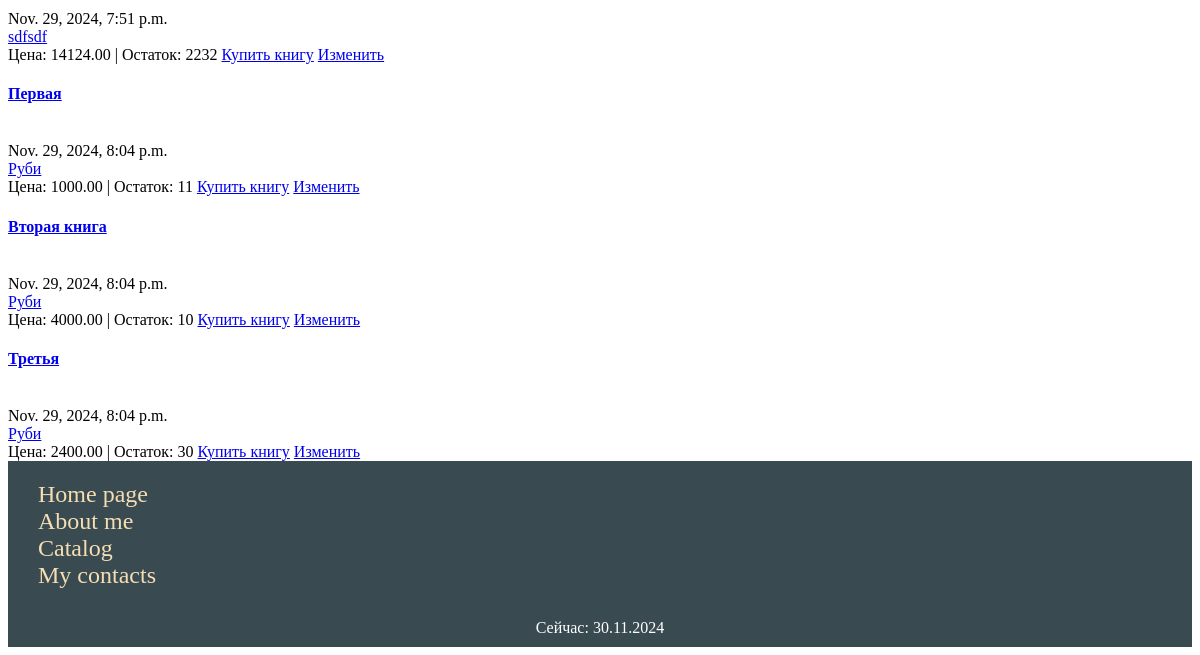
The page /books/ (lower part) on the database as committed earlier.
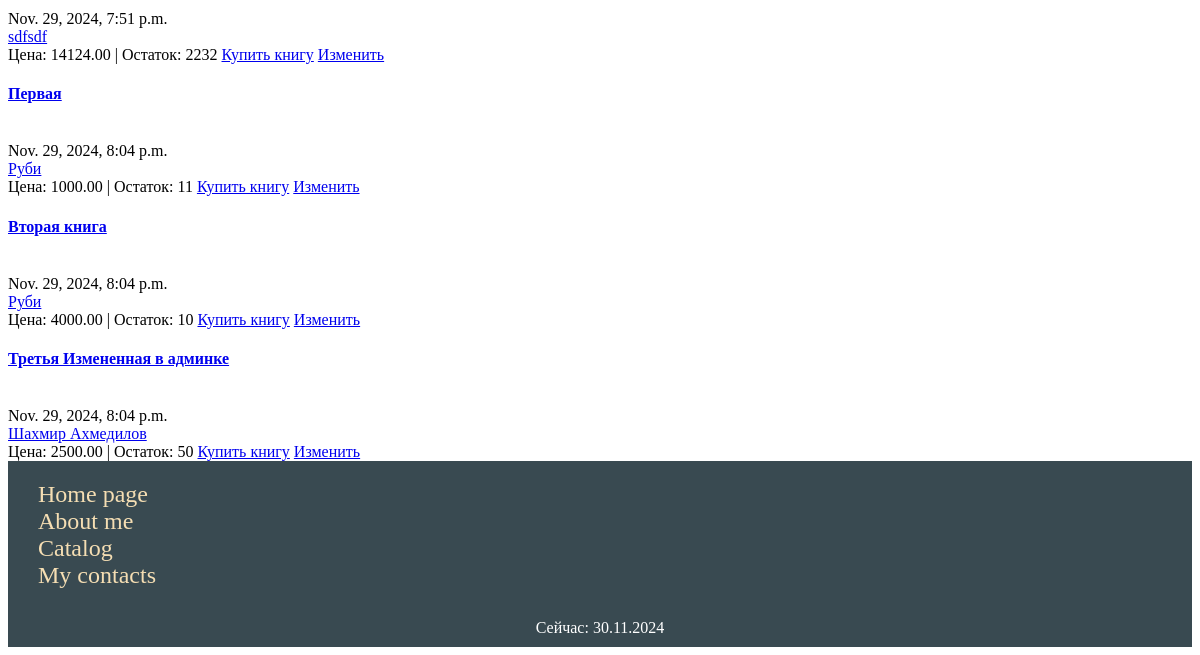
The same page on the database as committed later.
### block/models/book.py (models this page shows)
class Book(models.Model):
    title = models.CharField(max_length=150, validators=[MinLengthValidator(10)])
    author = models.CharField(max_length=100, validators=[MinLengthValidator(10)])
    published_date = models.DateTimeField(auto_now_add=True)
    price = models.DecimalField(max_digits=19, decimal_places=2)
    stock = models.IntegerField()

### block/views.py (the view)
# urls.py: path('books/', views.books),
def books(request, id=None):
    if id != None:
        books = Book.objects.filter(id=id)
        return render(request, 'Books/books.html', {'books': books, 'my_date': datetime.now()})
    else:
        books = Book.objects.all()
        return render(request, 'Books/books.html', {'books': books, 'my_date': datetime.now()})

### block/templates/Books/books.html (shortened to what this page needs)
{% extends "base.html" %}
{% block content %}
{% if books.count > 0 %}
<div class="book_blocks">
{% for form in books %}
    <div class="book_block">
        <h4 class="book_block_title"><a href="{{form.id}}">{{ form.title }}</a></h4><br>
        <span class="book_block_data">{{ form.published_date }}</span><br>
        <span class="book_block_text"><a href="{{form.author}}/author">{{ form.author }}</a></span><br>
        <span class="book_block_text">Цена: {{ form.price }}</span> <span class="book_span">|</span> <span class="book_block_text">Остаток: {{ form.stock }}</span>
        {% if books.count == 1 %}
        {% if form.stock > 0 %}
        <br><a href="sell/">Купить книгу</a>
        {% else %}
        <br><span class="book_span">Книга кончилась</span>
        {% endif %}
        <a href="book_edit/">Изменить</a>
        <br><a href="/books">Назад</a>
        {% else %}
            {% if form.stock > 0 %}
            <a href="{{form.id}}/sell">Купить книгу</a>
            {% else %}
            <span class="book_span">Книга кончилась</span>
            {% endif %}
            <a href="{{form.id}}/book_edit">Изменить</a>
        {% endif%}
    </div>
{% endfor %}
    {% else %}
    <h2>В данный момент книг нет. Создайте их!</h2>
    {% endif %}
</div>
{% endblock content %}

### block/templates/base.html (shortened to what this page needs)
<!DOCTYPE html>
{% load static %}
<html>
<head>
    <link rel="stylesheet" href="{% static 'css/styles.css' %}" />
</head>
<body>
{% block content %} {% endblock content %}
</body>
<footer>
    <div class="footer">
        <a class="footer_link" href="/">Home page</a><br>
        <a class="footer_link" href="/about">About me</a><br>
        <a class="footer_link" href="/catalog">Catalog</a><br>
        <a class="footer_link" href="/contact">My contacts</a><br>
    </div>
    <div class="datatime">Сейчас: {{ my_date|date:"d.m.Y" }}</div>
</footer>
</html>

### block/static/css/styles.css (style rules this page uses)
html { margin: 0px; -webkit-background-size: cover; -moz-background-size: cover; -o-background-size: cover; background-size: cover; }
body { max-height: 100%; }
footer { background: #394a51; width: 100%; bottom: 0; left: 0; right: 0; }
footer .footer { display: block; text-align: left; padding-left: 10px; padding-top: 20px; padding-bottom: 20px; }
footer .footer .footer_link { text-decoration: none; padding: 20px; list-style: none; color: wheat; font-size: 24px; }
footer .datatime { padding: 10px; color: white; text-align: center; }

Rows that differ between the two databases and show on the page:
changed Book: title "Третья" → "Третья Измененная в админке"; author "Руби" → "Шахмир Ахмедилов"; price "2400.00" → "2500.00"; stock "30" → "50"
